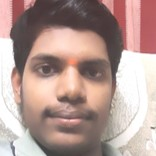
#> input picture assets/DeepakChowdary.jpg, 156 x 156 px
$ python -i CNN_Test.py   (imports and definitions only)
#> lines starting #> are read from the running program, lines starting #| are printed output that depends on the picture
from keras.models import model_from_json
from IPython.display import clear_output
from string import ascii_uppercase
import numpy as np
import operator
import cv2
import os
import sys
from scipy import ndimage
from scipy.ndimage import convolve
from scipy import misc

sigma=1.4
kernel_size=5
lowthreshold=0.09
highthreshold=0.17
strong_pixel=255
weak_pixel=100
img_smoothed = None
gradientMat = None
thetaMat = None
nonMaxImg = None
thresholdImg = None

# [4 lines left out: function rgb2gray, not called in this run]

def gaussian_kernel(size, sigma=1):
    size = int(size) // 2
    x, y = np.mgrid[-size:size+1, -size:size+1]
    normal = 1 / (2.0 * np.pi * sigma**2)
    g =  np.exp(-((x**2 + y**2) / (2.0*sigma**2))) * normal
    return g

def sobel_filters(img):
    Kx = np.array([[-1, 0, 1], [-2, 0, 2], [-1, 0, 1]], np.float32)
    Ky = np.array([[1, 2, 1], [0, 0, 0], [-1, -2, -1]], np.float32)
    Ix = ndimage.convolve(img, Kx)
    Iy = ndimage.convolve(img, Ky)
    G = np.hypot(Ix, Iy)
    G = G / G.max() * 255
    theta = np.arctan2(Iy, Ix)
    return (G, theta)

def non_max_suppression(img, D):
    M, N = img.shape
    Z = np.zeros((M,N), dtype=np.int32)
    angle = D * 180. / np.pi
    angle[angle < 0] += 180
    for i in range(1,M-1):
        for j in range(1,N-1):
            try:
                q = 255
                r = 255
                if (0 <= angle[i,j] < 22.5) or (157.5 <= angle[i,j] <= 180):
                    q = img[i, j+1]
                    r = img[i, j-1]
                elif (22.5 <= angle[i,j] < 67.5):
                    q = img[i+1, j-1]
                    r = img[i-1, j+1]
                elif (67.5 <= angle[i,j] < 112.5):
                    q = img[i+1, j]
                    r = img[i-1, j]
                elif (112.5 <= angle[i,j] < 157.5):
                    q = img[i-1, j-1]
                    r = img[i+1, j+1]
                if (img[i,j] >= q) and (img[i,j] >= r):
                    Z[i,j] = img[i,j]
                else:
                    Z[i,j] = 0
            except IndexError as e:
                pass
    return Z

def threshold(img):
    global highthreshold
    global lowthreshold
    global strong_pixel
    global weak_pixel
    highThresholdP = img.max() * highthreshold;
    lowThresholdP = highThresholdP * lowthreshold;
    M, N = img.shape
    res = np.zeros((M,N), dtype=np.int32)
    weak = np.int32(weak_pixel)
    strong = np.int32(strong_pixel)
    strong_i, strong_j = np.where(img >= highThresholdP)
    zeros_i, zeros_j = np.where(img < lowThresholdP)
    weak_i, weak_j = np.where((img <= highThresholdP) & (img >= lowThresholdP))
    res[strong_i, strong_j] = strong
    res[weak_i, weak_j] = weak
    return (res)

def hysteresis(img):
    global strong_pixel
    global weak_pixel
    M, N = img.shape
    weak = weak_pixel
    strong = strong_pixel
    for i in range(1, M-1):
        for j in range(1, N-1):
            if (img[i,j] == weak):
                try:
                    if ((img[i+1, j-1] == strong) or (img[i+1, j] == strong) or (img[i+1, j+1] == strong)
                        or (img[i, j-1] == strong) or (img[i, j+1] == strong)
                        or (img[i-1, j-1] == strong) or (img[i-1, j] == strong) or (img[i-1, j+1] == strong)):
                        img[i, j] = strong
                    else:
                        img[i, j] = 0
                except IndexError as e:
                    pass
    return img

def detect(img):
    img_smoothed = convolve(img, gaussian_kernel(kernel_size, sigma))
    gradientMat, thetaMat = sobel_filters(img_smoothed)
    nonMaxImg = non_max_suppression(gradientMat, thetaMat)
    thresholdImg = threshold(nonMaxImg)
    img_final = hysteresis(thresholdImg)
    return img_final

# [1 line not run here, left out]
# [1 line that did not run here, left out]
# [1 line not run here, left out]
# [1 line that did not run here, left out]
# [3 lines not run here, left out]
# [1 line that did not run here, left out]
# [1 line not run here, left out]
# [1 line that did not run here, left out]
# [3 lines not run here, left out]
# [1 line that did not run here, left out]
# [1 line not run here, left out]
# [1 line that did not run here, left out]
# [3 lines not run here, left out]
# [1 line that did not run here, left out]
# [1 line not run here, left out]
# [1 line that did not run here, left out]
# [3 lines not run here, left out]
# [1 line that did not run here, left out]
# [1 line not run here, left out]
# [1 line that did not run here, left out]
# [1 line not run here, left out]

# [113 lines left out: functions predictASL, predictISL, not called in this run]

ct = {}
ct['blank'] = 0
blank_flag = 0
# [2 lines not run here, left out]
sentence = ""
word = ""
current_symbol = "Empty"
# [1 line not run here, left out]

# No Preprocessing

'''vs = cv2.VideoCapture(0)
while(vs.isOpened()):
    ok, frame = vs.read()
    if ok:
        cv2image = cv2.flip(frame, 1)
        cv2.rectangle(cv2image, (int(0.6*frame.shape[1]), 0), (frame.shape[1], int(0.5*frame.shape[0])), (255,0,0) ,1)
        roi = frame[0:int(0.5*frame.shape[0]), int(0.6*frame.shape[1]):frame.shape[1]]
        gray = cv2.cvtColor(roi, cv2.COLOR_BGR2GRAY)
        cv2.imshow("Video LiveFeed", cv2image)
        if dataset==1:
            predictASL(gray)
        elif dataset==2:
            predictISL(gray)
        clear_output(wait=True)
        print("Character:",current_symbol)
        print("Word: ", word)
        print("Sentence: ", sentence)
        if cv2.waitKey(1) & 0xFF == ord('q'):
            break
vs.release()
cv2.destroyAllWindows()'''

# Adaptive Threshold

# [25 lines not run here, left out]

# Canny Edge
'''
vs = cv2.VideoCapture(0)
while(vs.isOpened()):
    ok, frame = vs.read()
    if ok:
        cv2image = cv2.flip(frame, 1)
        gray = rgb2gray(cv2image)
        res = detect(gray)
        cv2image[0:int(0.5*res.shape[0]),int(0.6*res.shape[1]):int(res.shape[1]),0] = res[0:int(0.5*res.shape[0]),int(0.6*res.shape[1]):int(res.shape[1])]
        cv2image[0:int(0.5*res.shape[0]),int(0.6*res.shape[1]):int(res.shape[1]),1] = res[0:int(0.5*res.shape[0]),int(0.6*res.shape[1]):int(res.shape[1])]
        cv2image[0:int(0.5*res.shape[0]),int(0.6*res.shape[1]):int(res.shape[1]),2] = res[0:int(0.5*res.shape[0]),int(0.6*res.shape[1]):int(res.shape[1])]
        cv2.imshow("Video LiveFeed", cv2image)
        if dataset==1:
            predictASL(cv2.flip(res[0:int(0.5*res.shape[0]),int(0.6*res.shape[1]):int(res.shape[1])],1))
        elif dataset==2:
            predictISL(cv2.flip(res[0:int(0.5*res.shape[0]),int(0.6*res.shape[1]):int(res.shape[1])],1))
        clear_output(wait=True)
        print("Character:",current_symbol)
        print("Word: ", word)
        print("Sentence: ", sentence)
        if cv2.waitKey(1) & 0xFF == ord('q'):
            break
vs.release()
cv2.destroyAllWindows()
'''

>>> import cv2
>>> picture = cv2.imread('../assets/DeepakChowdary.jpg', cv2.IMREAD_GRAYSCALE)
#> picture: shape (156, 156); min 56, max 255, mean 161.5
>>> result = detect(picture)
#> in detect, `img_smoothed = convolve(img, gaussian_kernel(kernel_size, sigma))`:
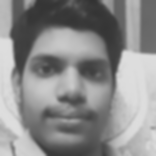
#> img_smoothed: shape (156, 156); min 50, max 221, mean 139.8
#> in sobel_filters, `Ix = ndimage.convolve(img, Kx)`:
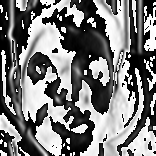
#> Ix: shape (156, 156); min 0, max 255, mean 123.6
#> in sobel_filters, `Iy = ndimage.convolve(img, Ky)`:
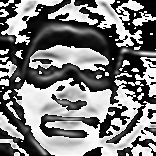
#> Iy: shape (156, 156); min 0, max 255, mean 124.2
#> in sobel_filters, `G = np.hypot(Ix, Iy)`:
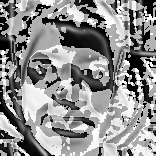
#> G: shape (156, 156) float16; min 0, max 360.5, mean 201.6; drawn with min black and max white
#> in sobel_filters, `theta = np.arctan2(Iy, Ix)`:
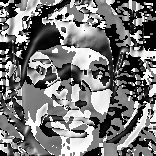
#> theta: shape (156, 156) float16; min 0, max 1.57, mean 0.739; drawn with min black and max white
#> after the loop in non_max_suppression, `for i in range(1,M-1):`:
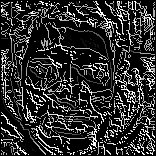
#> Z: shape (156, 156) int32; min 0, max 255, mean 47.9
#> in threshold, `highThresholdP = img.max() * highthreshold;`: highThresholdP = 43.35
#> in threshold, `lowThresholdP = highThresholdP * lowthreshold;`: lowThresholdP = 3.9
#> in threshold, `strong_i, strong_j = np.where(img >= highThresholdP)`: strong_i = 5860 values from 1 to 154; strong_j = 5860 values, max 154 at index 50, min 1 at index 22, mean 80.15
#> in threshold, `zeros_i, zeros_j = np.where(img < lowThresholdP)`: zeros_i = 18052 values from 0 to 155; zeros_j = 18052 values, max 155 at index 155, min 0 at index 0, mean 76.78
#> in threshold, `weak_i, weak_j = np.where((img <= highThresholdP) & (img >= lowThresho..`: weak_i = 424 values from 1 to 154; weak_j = 424 values, max 154 at index 333, min 1 at index 272, mean 71.49
#> after the loop in hysteresis, `for i in range(1, M-1):`:
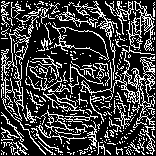
#> img: shape (156, 156) int32; 25.2% white in thin lines or dots

$ run again, on assets/KarthikSajjan.jpg
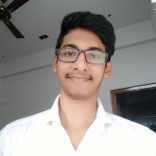
#> input picture assets/KarthikSajjan.jpg, 156 x 156 px
#> after the loop in non_max_suppression, `for i in range(1,M-1):`:
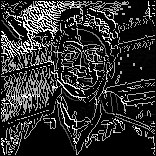
#> Z: shape (156, 156) int32; min 0, max 255, mean 48
#> highThresholdP = 43.35
#> lowThresholdP = 3.9
#> strong_i = 5941 values from 1 to 154; strong_j = 5941 values, max 154 at index 48, min 1 at index 0, mean 64.37
#> zeros_i = 17578 values from 0 to 155; zeros_j = 17578 values, max 155 at index 155, min 0 at index 0, mean 79.87
#> weak_i = 817 values from 1 to 146; weak_j = 817 values, max 154 at index 79, min 1 at index 266, mean 122
#> after the loop in hysteresis, `for i in range(1, M-1):`:
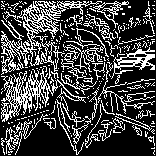
#> img: shape (156, 156) int32; 26.6% white in thin lines or dots

$ run again, on assets/ManojSahithReddy.jpg
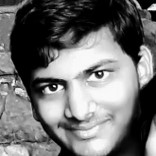
#> input picture assets/ManojSahithReddy.jpg, 156 x 156 px
#> picture is the input picture: shape (156, 156); min 0, max 255, mean 111.9
#> after the loop in non_max_suppression, `for i in range(1,M-1):`:
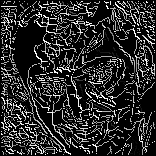
#> Z: shape (156, 156) int32; min 0, max 255, mean 44.2
#> highThresholdP = 43.35
#> lowThresholdP = 3.9
#> strong_i = 5602 values from 1 to 154; strong_j = 5602 values, max 154 at index 181, min 1 at index 182, mean 74.43
#> zeros_i = 18411 values from 0 to 155; zeros_j = 18411 values, max 155 at index 155, min 0 at index 0, mean 78.25
#> weak_i = 323 values from 1 to 154; weak_j = 323 values, max 154 at index 46, min 1 at index 0, mean 88.22
#> after the loop in hysteresis, `for i in range(1, M-1):`:
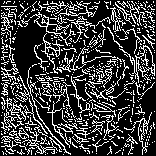
#> img: shape (156, 156) int32; 23.8% white in thin lines or dots
